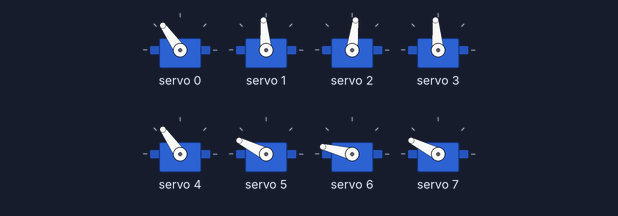
Recording of a sketch running on a simulated Arduino Uno, built with avr-gcc and run on an emulated ATmega328P. Parts: 8 × servo. What the sketch prints to the serial monitor is not drawn.

Above: at 2.05 s.
At 2.35 s:
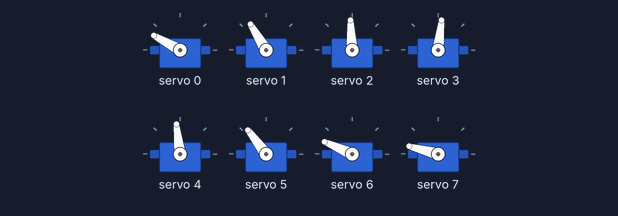
At 2.7 s:
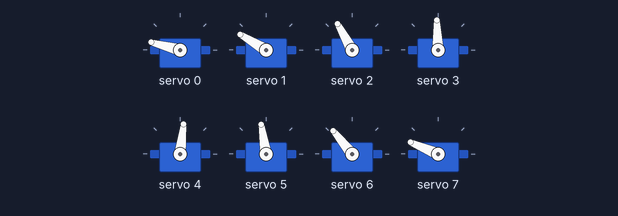
At 3.4 s:
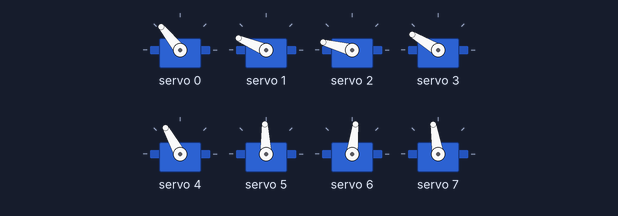
At 4.05 s:
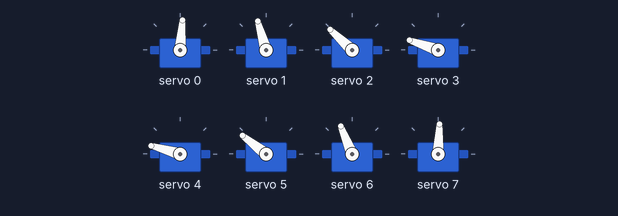
At 4.75 s:
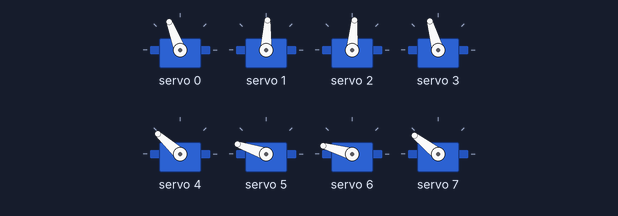
Timing chart, 0 to 8.6 s (numbered marks = the images above):
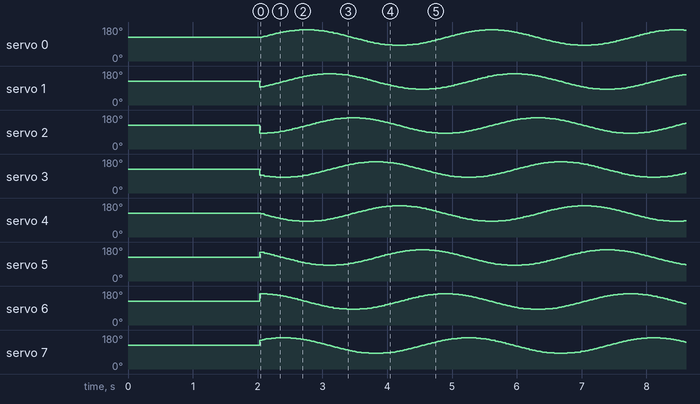

The sketch:

testservo1.ino
```cpp
#include <Wire.h>
#include <Adafruit_PWMServoDriver.h>
#include <math.h>

// 实例化 PCA9685 驱动对象，默认 I2C 地址为 0x40
Adafruit_PWMServoDriver pwm = Adafruit_PWMServoDriver();

// 舵机脉冲长度配置 (根据你的 MF90 舵机实际情况微调)
// 通常 0度~180度 对应的脉冲宽度为 150 到 600
#define SERVOMIN  150 // 0度时的最小脉冲长度
#define SERVOMAX  600 // 180度时的最大脉冲长度

// 蛇形机器人运动参数
const int numServos = 8;         // 舵机数量
float amplitude = 35.0;          // A: 振幅，最大摆动角度(度)
float speed = 0.05;              // ω: 运动速度系数
float phaseShift = M_PI / 4.0;   // Δφ: 相位差 (PI/4 相当于 45度)
float offsetAngle = 90.0;        // 舵机中心中立点(度)

unsigned long timeStep = 0;      // 模拟时间 t

void setup() {
  Serial.begin(9600);
  Serial.println("Serpentine Robot Initialization...");

  pwm.begin();
  // 模拟舵机的工作频率通常为 50Hz
  pwm.setOscillatorFrequency(27000000);
  pwm.setPWMFreq(50);

  // 初始化：让所有舵机回到 90度 直线状态
  delay(10);
  for (int i = 0; i < numServos; i++) {
    setServoAngle(i, offsetAngle);
  }
  Serial.println("All servos set to 90 degrees. Waiting 2 seconds...");
  delay(2000);
}

void loop() {
  for (int i = 0; i < numServos; i++) {
    float currentAngle = amplitude * sin((speed * timeStep) - (i * phaseShift)) + offsetAngle;

    setServoAngle(i, currentAngle);
  }

  // 时间推进
  timeStep++;

  // 短暂延时以控制整体更新循环的平滑度
  delay(15);
}

// 辅助函数：将角度 (0-180) 转换为 PWM 脉冲并发送给 PCA9685
void setServoAngle(uint8_t servonum, float angle) {
  // 限制角度在安全范围内以防卡死受损
  if (angle < 10) angle = 10;
  if (angle > 170) angle = 170;

  // 使用 map 函数将角度映射为 PCA9685 的脉冲长度
  uint16_t pulse = map(angle, 0, 180, SERVOMIN, SERVOMAX);

  // 设置 PWM 通道 (引脚号, 开启时间, 关闭时间)
  pwm.setPWM(servonum, 0, pulse);
}
```
